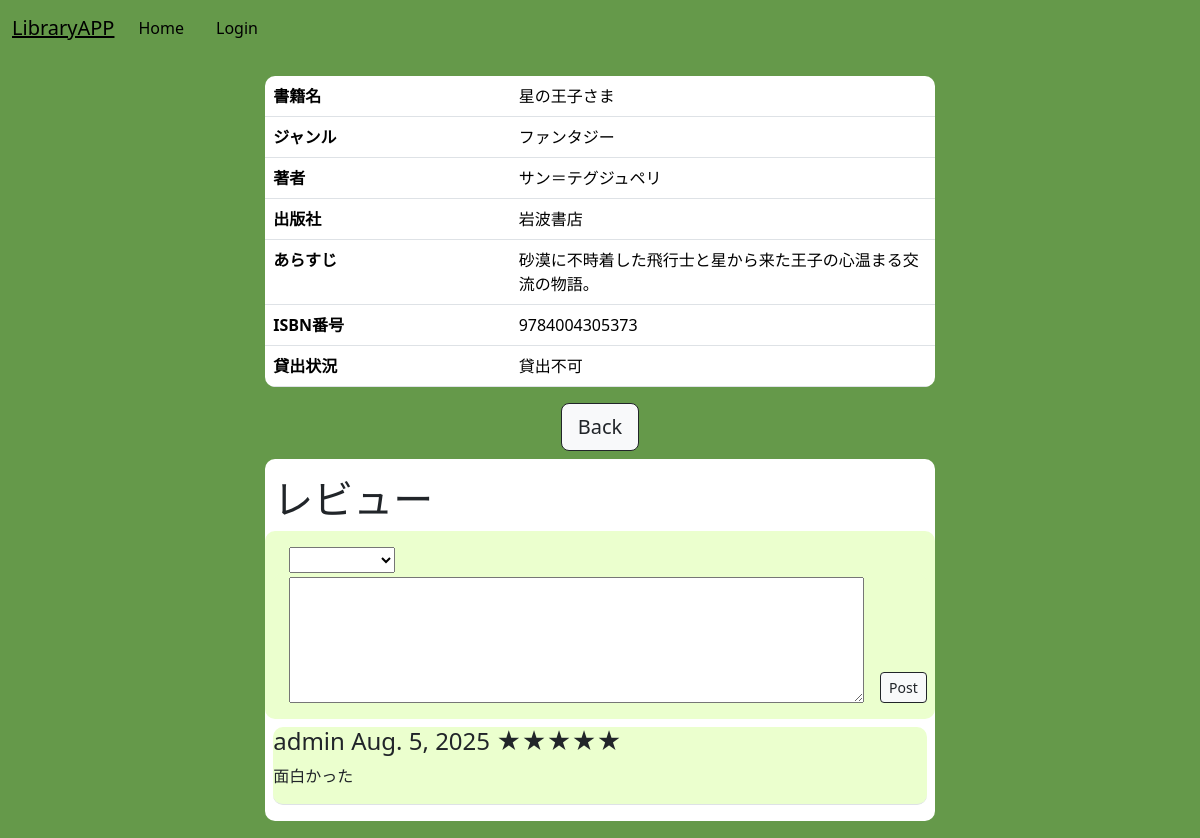
The app's page /1/, older data.
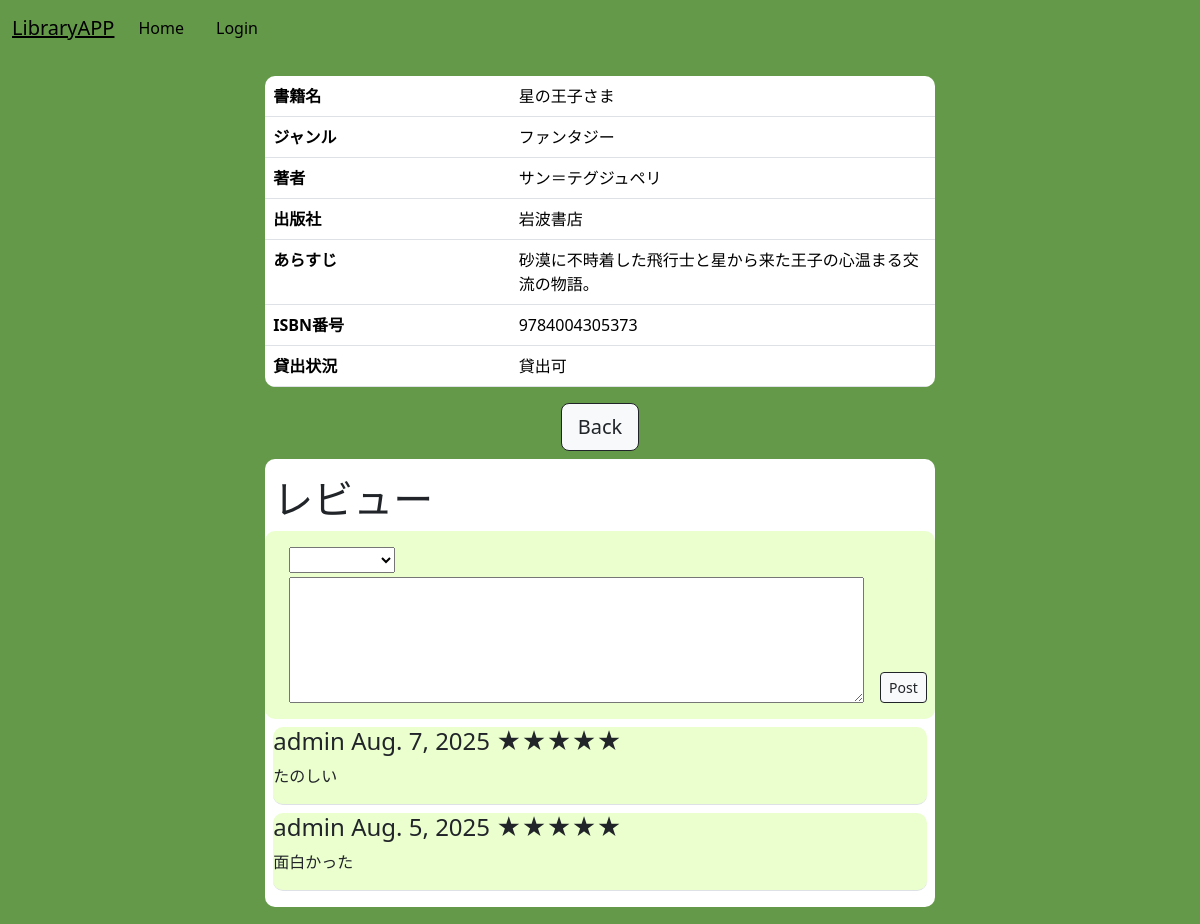
The same page, newer data.
### library/models.py (models this page shows, shortened)
class Review(models.Model):
    user = models.ForeignKey(User, on_delete=models.CASCADE)
    book = models.ForeignKey(Book, on_delete=models.CASCADE)
    postDate = models.DateField(auto_now_add=True)
    star = models.CharField(max_length=20, blank=True, null=True)
    content = models.TextField()

### library/views.py (the view)
# urls.py: path('<int:pk>/', views.DetailView.as_view(), name='detail'),   # 投稿詳細ページ
class DetailView(generic.DetailView):
    model = Book
    template_name = 'library/detail.html'
    def get_context_data(self, **kwargs):
        context = super().get_context_data(**kwargs)
        user = self.request.user
        book = self.object
        context['can_return'] = LendingHistory.objects.filter(
            user=user,
            book=book,
            returnDate__isnull=True
        ).exists() if user.is_authenticated else False
        lending_users = LendingHistory.objects.filter(
            book=book,
            returnDate__isnull=True
        ).values_list('user__username', flat=True)
        context['lending_users'] = lending_users
        context['reviews'] = Review.objects.filter(book=book).order_by('-postDate')
        return context

### templates/library/detail.html (shortened to what this page needs)
{% extends "base.html" %}
{% block content %}
<div class="container">
<table class="table table-hover table-ditail">
    <tr>
        <th>書籍名</th>
        <td>{{ object.title }}</td>
    </tr>
    <tr>
        <th>ジャンル</th>
        <td>{{ object.genre }}</td>
    </tr>
    <tr>
        <th>著者</th>
        <td>{{ object.author }}</td>
    </tr>
    <tr>
        <th>出版社</th>
        <td>{{ object.publisher }}</td>
    </tr>
    <tr>
        <th>あらすじ</th>
        <td>{{ object.content }}</td>
    </tr>
    <tr>
        <th>ISBN番号</th>
        <td>{{ object.ISBN }}</td>
    </tr>
<tr>
    <th>貸出状況</th>
    <td>
        {% if object.lendStatus %}
            <span>貸出可</span>
        {% elif user.username in lending_users %}
            <span>あなたが貸借中です</span>
        {% else %}
            <span>貸出不可</span>
        {% endif %}
    </td>
</tr>
</table>
<div class="d-flex justify-content-center mb-2">
    {% if request.GET.next == 'rental' %}
    <a href="{% url 'library:rental_history' %}" class="btn btn-light btn-outline-dark btn-primary btn-lg ">Back</a>
    {% else %}
    <a href="{% url 'library:index' %}" class="btn btn-light btn-outline-dark btn-primary btn-lg ">Back</a>
    {% endif %}
</div>
<div class="bg-white ms-auto me-auto mb-3 reviewDiv pb-2">
  <h1 class="pt-3 ps-2">レビュー</h1>
    <form method="POST" action="{% url 'library:post_review' book.pk %}">
        <div>
            <select name="star" class="ms-4 mt-3" required>
                <option></option>
                <option value="☆☆☆☆☆">☆☆☆☆☆</option>
            </select>
            <div class="m-2 mt-0 d-flex">
                <textarea name="review" rows=5 cols=70 class="m-3 mt-1" required></textarea>
                <input type="submit" class="mb-3 mt-auto btn btn-light btn-outline-dark btn-primary btn-sm" value="Post">
            </div>
        </div>
    </form>
  {% for review in reviews %}
    <div class="m-2 border-bottom">
      <h4>{{ review.user.username }} {{ review.postDate }} {{ review.star }}</h4>
      <p>{{ review.content }}</p>
    </div>
  {% empty %}
    <p class="ms-3">まだレビューはありません。</p>
  {% endfor %}
</div>
{% endblock %}

Row changes from the older to the newer data that the page shows:
changed Book "星の王子さま": lendStatus False → True (drawn)
added Review: user.username "admin", postDate "Aug. 7, 2025", star "★★★★★", content "たのしい"
Text that changed along with them:
text no longer shown: "貸出不可"
text now shown: "貸出可"
